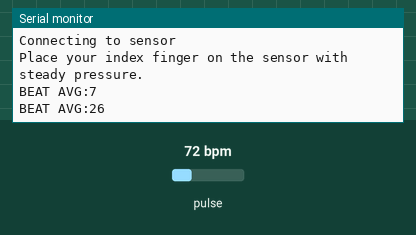
A sketch run on a simulated ESP8266 (NodeMCU). Shown: the last lines printed to the serial monitor. The inputs (shaded band) are chosen by the test bench; at power-on: pulse 72 bpm. WiFi joins after 1.5 s; servers stay silent unless stated; uploads are accepted with an empty reply.

Above: at 3.3 s.
3.4 s: pulse set to 42 bpm
At 4.8 s:
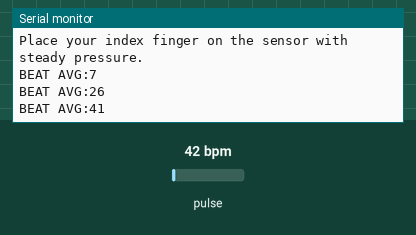
4.9 s: pulse set to 158 bpm
At 7.87 s:
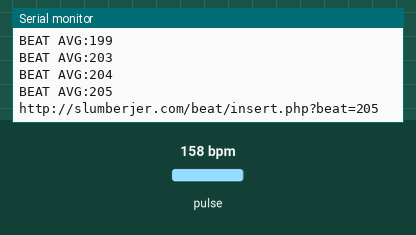
Timing chart, 0 to 9.4 s (numbered marks = the images above; inputs shaded):
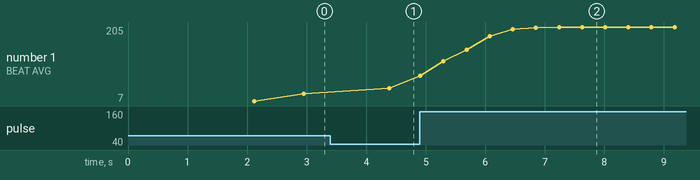

Measured:
- after the input at 3.4 s, the serial monitor: prints a new line after 0.99 s (image 1)
- after the input at 4.9 s, the serial monitor: prints a new line at once (image 2)
- plotted number 1: 26 → 41 after the input at 3.4 s, 41 → 205 after the input at 4.9 s

The sketch:

uploaddata.ino
```cpp
#include <Wire.h>
#include "MAX30105.h"
#include <ESP8266WiFi.h>
#include "heartRate.h"
#include <ESP8266HTTPClient.h>

MAX30105 particleSensor;

const byte RATE_SIZE = 4;  //Increase this for more averaging. 4 is good.
byte rates[RATE_SIZE];     //Array of heart rates
byte rateSpot = 0;
long lastBeat = 0;  //Time at which the last beat occurred
String ssid = "UUMWiFi_Guest", pass = "";
bool constatus = false;
float beatsPerMinute;
int beatAvg;
bool fingerSt = false;
WiFiClient wifiClient;
const long TWO_MINUTES_IN_MILLISECONDS = 10 * 1000;
int upload = 0;

void setup() {
  Serial.begin(115200);
  Serial.println("Initializing...");
  Serial.println("Connecting to WiFi " + ssid);
  if (testWifi()) {
    Serial.println("WiFi Connected!!!");
    constatus = true;
    Serial.println("Connecting to sensor");
    if (!particleSensor.begin(Wire, I2C_SPEED_FAST))  //Use default I2C port, 400kHz speed
    {
      Serial.println("MAX30102 was not found. Please check wiring/power. ");
      while (1)
        ;
    }
    Serial.println("Place your index finger on the sensor with steady pressure.");
    particleSensor.setup();                     //Configure sensor with default settings
    particleSensor.setPulseAmplitudeRed(0x0A);  //Turn Red LED to low to indicate sensor is running
    particleSensor.setPulseAmplitudeGreen(0);   //Turn off Green LED
  } else {
    constatus = false;
    Serial.println("Unable to connect to wifi");
  }
  // Initialize sensor
}

void loop() {
  if (constatus) {
    getBeat();
  }
}

void getBeat() {
  long irValue = particleSensor.getIR();
  if ((checkForBeat(irValue) == true) && (irValue > 50000)){
    unsigned long start_time = millis();
    // Do nothing.
    //We sensed a beat!
    long delta = millis() - lastBeat;
    lastBeat = millis();

    beatsPerMinute = 60 / (delta / 1000.0);

    if (beatsPerMinute < 255 && beatsPerMinute > 20) {
      rates[rateSpot++] = (byte)beatsPerMinute;  //Store this reading in the array
      rateSpot %= RATE_SIZE;                     //Wrap variable

      //Take average of readings

      for (byte x = 0; x < RATE_SIZE; x++) {
        beatAvg += rates[x];
      }
    }
    beatAvg /= RATE_SIZE;
    Serial.println("BEAT AVG:" + String(beatAvg));
    if (upload==10){
      uploadBeat(beatAvg);
      upload = 0;
    }else{
      upload++;
    }


  }


  // Serial.print("IR=");
  // Serial.print(irValue);
  // Serial.print(", BPM=");
  // Serial.print(beatsPerMinute);
  // Serial.print(", Avg BPM=");
  // Serial.print(beatAvg);

  if (irValue < 50000)
    Serial.println(" No finger?");
  //Serial.println();
}

boolean testWifi() {  //Test WiFi connection function
  WiFi.softAPdisconnect();
  WiFi.disconnect();
  WiFi.mode(WIFI_STA);
  WiFi.begin(ssid.c_str(), pass.c_str());
  int c = 0;
  while (c < 30) {
    if (WiFi.status() == WL_CONNECTED) {
      WiFi.setAutoReconnect(true);
      WiFi.persistent(true);
      Serial.println(WiFi.status());
      Serial.println(WiFi.localIP());
      delay(100);
      //digitalWrite(LED, HIGH);
      return true;
    }
    Serial.print(".");
    yield();
    delay(1000);
    c++;
  }
  //digitalWrite(LED, LOW);
  Serial.println("Connection time out...");
  return false;
}

void uploadBeat(int beatval) {
  String request = "http://slumberjer.com/beat/insert.php?beat=" + String(beatval);
  Serial.println(request);
  HTTPClient http;
  http.begin(wifiClient, request);
  int httpCode = http.GET();
  if (httpCode == 200) {
    String responseBody = http.getString();
    Serial.println(responseBody);
  } else {
    Serial.println("Error: " + String(httpCode));
  }
  http.end();
}
```
